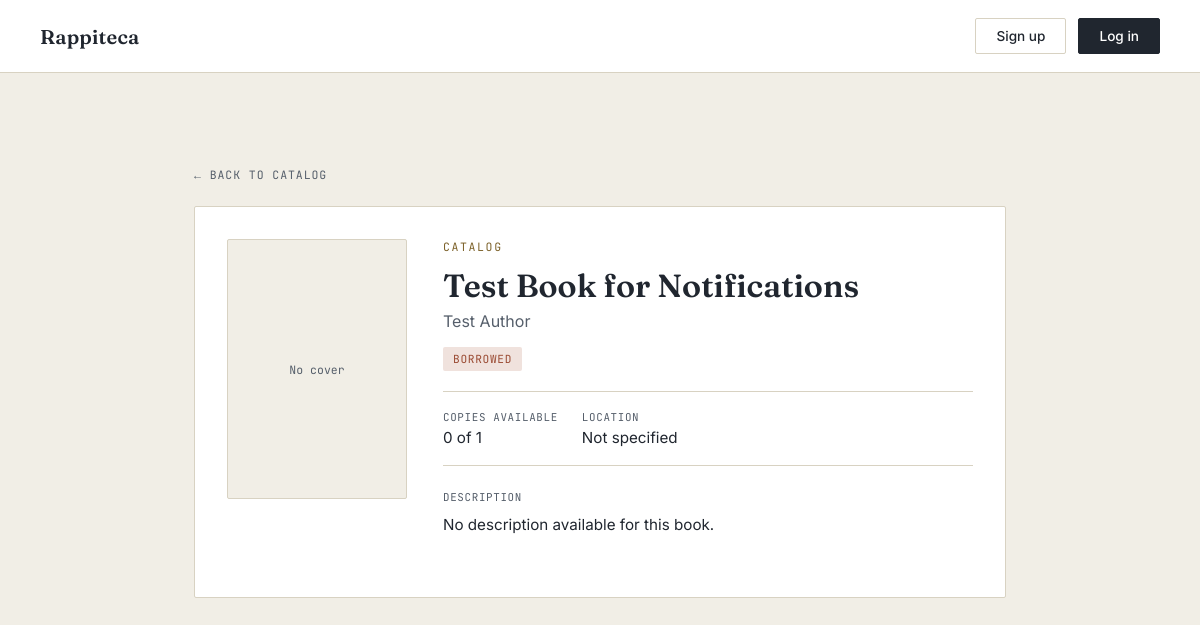
Page /libro/3/ on the committed database.
### catalog/models.py (models this page shows, shortened)
class Book(models.Model):
    title = models.CharField(max_length=150)
    author = models.CharField(max_length=150)
    isbn = models.CharField(max_length=20, unique=True, blank=True, null=True)
    category = models.CharField(max_length=100, blank=True)
    location = models.CharField(max_length=100, blank=True)
    description = models.CharField(max_length=500, blank=True)
    image = models.ImageField(upload_to='catalog/images/', blank=True, null=True)
    total_copies = models.PositiveIntegerField(default=1)
    available_copies = models.PositiveIntegerField(default=1)
    ESTADO_DISPONIBLE = 'available'
    ESTADO_PRESTADO = 'borrowed'
    ESTADO_RESERVADO = 'reserved'
    ESTADO_PUBLICO_LABELS = {
        ESTADO_DISPONIBLE: 'Available',
        ESTADO_PRESTADO: 'Borrowed',
        ESTADO_RESERVADO: 'Reserved',
    }
    @property
    def esta_disponible(self):
        return self.available_copies > 0
    def estado_publico(self):
        if self.esta_disponible:
            return self.ESTADO_DISPONIBLE
        hay_prestadas = (
            self.loans.filter(status=Loan.STATUS_BORROWED).exists()
            if hasattr(self, 'loans')
            else self.prestamos.filter(status=Loan.STATUS_BORROWED).exists()
        )
        return self.ESTADO_PRESTADO if hay_prestadas else self.ESTADO_RESERVADO

### catalog/views.py (the view)
# urls.py: path('libro/<int:book_id>/', views.detalle_libro, name='detalle_libro'),
def detalle_libro(request, book_id):
    current_user = _usuario_actual(request)
    book = get_object_or_404(Book, id=book_id)
    estado_publico = book.estado_publico()
    loan_activo = None
    if current_user:
        loan_activo = Loan.objects.filter(
            user=current_user,
            book=book,
            estado__in=[Loan.ESTADO_RESERVADO, Loan.ESTADO_PRESTADO],
        ).first()
    contexto = {
        'current_user': current_user,
        'book': book,
        'estado_publico': estado_publico,
        'estado_publico_label': book.ESTADO_PUBLICO_LABELS[estado_publico],
        'loan_activo': loan_activo,
    }
    return render(request, 'book_detail.html', contexto)

### catalog/views.py (called while the page is built)
def _usuario_actual(request):
    current_user = None
    user_id = request.session.get('user_id')
    if user_id:
        try:
            current_user = User.objects.get(id=user_id)
        except User.DoesNotExist:
            request.session.flush()
    return current_user

### catalog/templates/book_detail.html (shortened to what this page needs)
{% load static %}
<!DOCTYPE html>
<html lang="en">
<head>
  <link rel="stylesheet" href="{% static 'catalog/css/style.css' %}">
</head>
<body>
  <header class="nav">
    <a href="{% url 'home' %}" class="nav-brand">Rappiteca</a>
    <nav class="nav-actions">
      {% if current_user %}
        <div class="notification-icon-container">
          <a href="{% url 'notifications' %}" class="notification-icon">
            🔔
            <span class="notification-badge" id="notification-badge" style="display: none;">0</span>
          </a>
        </div>
        {% if current_user.role == 'adm' %}
          <a href="{% url 'gestionar_prestamos' %}" class="btn btn-ghost">Admin panel</a>
        {% else %}
          <a href="{% url 'user_loans' %}" class="btn btn-ghost">My loans</a>
        {% endif %}
        <a href="{% url 'logout' %}" class="btn btn-solid">Log out</a>
      {% else %}
        <a href="{% url 'signup' %}" class="btn btn-ghost">Sign up</a>
        <a href="{% url 'login' %}" class="btn btn-solid">Log in</a>
      {% endif %}
    </nav>
  </header>
  <main class="detail-main">
    <a href="{% url 'home' %}" class="detail-back">← Back to catalog</a>
    <div class="detail-card">
      <div class="detail-cover">
        {% if book.image %}
          <img src="{{ book.image.url }}" alt="{{ book.title }}">
        {% else %}
          <span class="detail-cover-placeholder">No cover</span>
        {% endif %}
      </div>
      <div class="detail-body">
        <p class="eyebrow">{{ book.category|default:"Catalog" }}</p>
        <h1 class="detail-title">{{ book.title }}</h1>
        <p class="detail-author">{{ book.author }}</p>
        <div class="detail-status">
          {% if estado_publico == 'available' %}
            <span class="status-badge status-available">{{ estado_publico_label }}</span>
          {% elif estado_publico == 'borrowed' %}
            <span class="status-badge status-unavailable">{{ estado_publico_label }}</span>
          {% else %}
            <span class="status-badge status-info">{{ estado_publico_label }}</span>
          {% endif %}
        </div>
        <dl class="detail-facts">
          <div class="detail-fact">
            <dt>Copies available</dt>
            <dd>{{ book.available_copies }} of {{ book.total_copies }}</dd>
          </div>
          <div class="detail-fact">
            <dt>Location</dt>
            <dd>{{ book.location|default:"Not specified" }}</dd>
          </div>
        </dl>
        <div class="detail-description">
          <h2 class="detail-section-title">Description</h2>
          <p>{{ book.description|default:"No description available for this book." }}</p>
        </div>
      </div>
    </div>
  </main>
</body>
</html>

### catalog/static/catalog/css/style.css (style rules this page uses)
:root { --ink: #20262F; --ink-soft: #565F6B; --paper: #F1EEE6; --paper-raised: #FFFFFF; --brass: #9A7B3C; --brass-deep: #7C6129; --line: #D8D2C2; --radius: 2px; }
* { box-sizing: border-box; }
body { margin: 0; background: var(--paper); color: var(--ink); font-family: 'Inter', sans-serif; min-height: 100vh; }
header.nav { display: flex; align-items: center; justify-content: space-between; padding: 18px 40px; border-bottom: 1px solid var(--line); background: var(--paper-raised); }
.nav-brand { font-family: 'Fraunces', serif; font-size: 1.25rem; font-weight: 600; letter-spacing: 0.01em; color: var(--ink); text-decoration: none; }
.nav-actions { display: flex; gap: 12px; }
.btn { font-family: 'Inter', sans-serif; font-size: 0.85rem; font-weight: 500; padding: 9px 20px; border-radius: var(--radius); text-decoration: none; transition: background 0.15s ease, color 0.15s ease, border-color 0.15s ease; }
.btn-ghost { color: var(--ink); border: 1px solid var(--line); background: transparent; }
.btn-solid { color: #fff; background: var(--ink); border: 1px solid var(--ink); }
main { max-width: 760px; margin: 0 auto; padding: 90px 24px 60px; text-align: center; }
.eyebrow { font-family: 'JetBrains Mono', monospace; font-size: 0.72rem; letter-spacing: 0.14em; text-transform: uppercase; color: var(--brass-deep); margin: 0 0 14px; }
header.nav { display: grid; grid-template-columns: 1fr auto 1fr; align-items: center; padding: 18px 40px; border-bottom: 1px solid var(--line); background: var(--paper-raised); }
.nav-brand { justify-self: start; font-family: 'Fraunces', serif; font-size: 1.25rem; font-weight: 600; letter-spacing: 0.01em; color: var(--ink); text-decoration: none; }
.nav-actions { justify-self: end; display: flex; align-items: center; gap: 12px; }
.status-badge { font-family: 'JetBrains Mono', monospace; font-size: 0.7rem; letter-spacing: 0.06em; text-transform: uppercase; padding: 5px 10px; border-radius: var(--radius); white-space: nowrap; }
.status-unavailable { background: #F0E2DD; color: #9A4A32; }
.detail-main { max-width: 860px; text-align: left; }
.detail-back { display: inline-block; font-family: 'JetBrains Mono', monospace; font-size: 0.72rem; letter-spacing: 0.08em; text-transform: uppercase; color: var(--ink-soft); text-decoration: none; margin-bottom: 24px; }
.detail-card { display: flex; gap: 36px; align-items: flex-start; background: var(--paper-raised); border: 1px solid var(--line); border-radius: var(--radius); padding: 32px; }
.detail-cover { width: 180px; height: 260px; flex-shrink: 0; border: 1px solid var(--line); border-radius: var(--radius); overflow: hidden; background: var(--paper); }
.detail-cover-placeholder { width: 100%; height: 100%; display: flex; align-items: center; justify-content: center; font-family: 'JetBrains Mono', monospace; font-size: 0.72rem; color: var(--ink-soft); }
.detail-body { flex: 1; min-width: 0; }
.detail-title { font-family: 'Fraunces', serif; font-size: 2rem; font-weight: 600; line-height: 1.15; margin: 0 0 6px; }
.detail-author { font-size: 1rem; color: var(--ink-soft); margin: 0 0 16px; }
.detail-status { margin-bottom: 24px; }
.detail-facts { display: flex; flex-wrap: wrap; gap: 24px; margin: 0 0 24px; padding: 18px 0; border-top: 1px solid var(--line); border-bottom: 1px solid var(--line); }
.detail-fact dt { font-family: 'JetBrains Mono', monospace; font-size: 0.68rem; letter-spacing: 0.06em; text-transform: uppercase; color: var(--ink-soft); margin-bottom: 4px; }
.detail-fact dd { margin: 0; font-size: 0.95rem; }
.detail-section-title { font-family: 'JetBrains Mono', monospace; font-size: 0.68rem; letter-spacing: 0.06em; text-transform: uppercase; color: var(--ink-soft); font-weight: 400; margin: 0 0 8px; }
.detail-description p { margin: 0; font-size: 0.95rem; line-height: 1.65; color: var(--ink); }

### rows in the picture
Book: category "CATALOG", title "Test Book for Notifications", author "Test Author", available_copies "0", total_copies "1", location "Not specified", description "No description available for this book."

### other values in the picture
{{ estado_publico_label }} "BORROWED"
